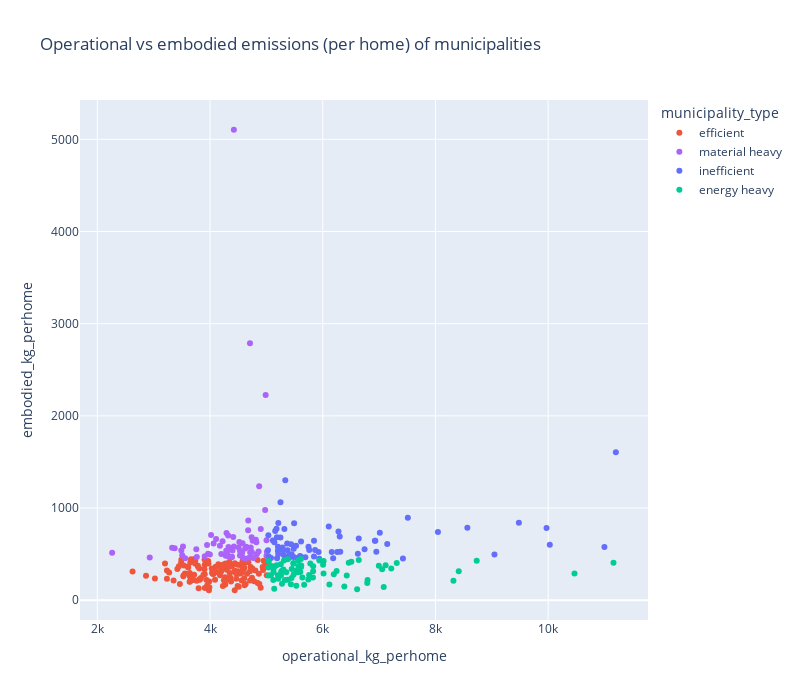

The cell this chart's notebook holds for it:
### Code cell
av_operational = gdf.operational_kg_perhome.mean()
av_embodied = gdf.embodied_kg_perhome.mean()

def classify_municipality(row): 
    operational_col = 'operational_kg_perhome'
    embodied_col = 'embodied_kg_perhome'
    if row[operational_col] > av_operational and row[embodied_col] > av_embodied: 
        return 'inefficient'
    elif row[operational_col] > av_operational and row[embodied_col] < av_embodied:
        return 'energy heavy'
    elif row[operational_col] < av_operational and row[embodied_col] > av_embodied:
        return 'material heavy'
    else:
        return 'efficient'
gdf['municipality_type'] = gdf.apply(lambda row: classify_municipality(row), axis=1)

color_dict = {
    'inefficient': '#636EFA', 
    'efficient': '#EF553B',
    'material heavy': '#AB63FA', 
    'energy heavy': '#00CC96'
}
fig = px.scatter(gdf, x='operational_kg_perhome', y='embodied_kg_perhome', 
                 # log_x=True, log_y=True, 
                 hover_name='municipality', color='municipality_type', color_discrete_map=color_dict, 
                 title="Operational vs embodied emissions (per home) of municipalities") 
fig.update_layout(width=800, height=700)
fig.show()

### Figure 1 — Plotly figure (JSON) as saved in the notebook; plotly's stock layout.template omitted (floating-point values rounded to 4 significant figures; data arrays with more than 128 entries replaced by an {"elided": "..."} marker saying what was removed)
{"data": [{"hovertemplate": "<b>%{hovertext}</b><br><br>municipality_type=efficient<br>operational_kg_perhome=%{x}<br>embodied_kg_perhome=%{y}<extra></extra>", "hovertext": {"elided": "131 str values"}, "legendgroup": "efficient", "marker": {"color": "#EF553B", "symbol": "circle"}, "mode": "markers", "name": "efficient", "orientation": "v", "showlegend": true, "type": "scatter", "x": {"elided": "131 int values"}, "xaxis": "x", "y": {"elided": "131 int values"}, "yaxis": "y"}, {"hovertemplate": "<b>%{hovertext}</b><br><br>municipality_type=material heavy<br>operational_kg_perhome=%{x}<br>embodied_kg_perhome=%{y}<extra></extra>", "hovertext": ["Pijnacker-Nootdorp", "Gemert-Bakel", "Olst-Wijhe", "Rijssen-Holten", "Borne", "Terschelling", "Dongen", "Westvoorne", "Weert", "Bunnik", "Uithoorn", "Deurne", "Dronten", "Maashorst", "Bunschoten", "Texel", "Súdwest-Fryslân", "Oudewater", "Scherpenzeel", "Hillegom", "Druten", "Gilze en Rijen", "Kaag en Braassem", "Katwijk", "Utrecht", "Reusel-De Mierden", "Heusden", "Zeewolde", "Wijk bij Duurstede", "Vlieland", "Gorinchem", "Heerenveen", "Noord-Beveland", "Ameland", "Almere", "Bladel", "Kapelle", "Helmond", "Ede", "Gouda", "Venlo", "Nieuwkoop", "Reimerswaal", "Maassluis", "Moerdijk", "Hendrik-Ido-Ambacht", "Diemen", "Goeree-Overflakkee", "Drimmelen", "Boekel", "Meierijstad", "Renswoude", "Heerde", "Opmeer", "Amstelveen", "Elburg", "Zwartewaterland", "Apeldoorn", "Zwolle", "Etten-Leur", "Goirle", "Noordoostpolder", "Dijk en Waard", "Leusden", "Vijfheerenlanden", "Urk", "Culemborg"], "legendgroup": "material heavy", "marker": {"color": "#AB63FA", "symbol": "circle"}, "mode": "markers", "name": "material heavy", "orientation": "v", "showlegend": true, "type": "scatter", "x": [4018, 4712, 4987, 4735, 4292, 4861, 4304, 4698, 4339, 4399, 3965, 4773, 4222, 4570, 4412, 4624, 4582, 4642, 4321, 3997, 4900, 4390, 4577, 4176, 2930, 5010, 4531, 3520, 4063, 4200, 3373, 4279, 3765, 4829, 2263, 4757, 4329, 3490, 4424, 3559, 4423, 4822, 4305, 3327, 4813, 4738, 4676, 4532, 4629, 4978, 4723, 4678, 4742, 4520, 4709, 4385, 4328, 4108, 3506, 3906, 4287, 5002, 3947, 4872, 5002, 4508, 3756], "xaxis": "x", "y": [708, 519, 2225, 463, 730, 529, 497, 464, 474, 538, 503, 457, 639, 515, 687, 561, 460, 580, 703, 496, 773, 472, 617, 590, 464, 525, 485, 582, 615, 501, 564, 483, 470, 499, 514, 646, 475, 538, 583, 454, 5104, 630, 536, 570, 656, 682, 758, 533, 451, 978, 572, 865, 522, 631, 2788, 467, 577, 665, 488, 477, 537, 481, 598, 1235, 650, 573, 552], "yaxis": "y"}, {"hovertemplate": "<b>%{hovertext}</b><br><br>municipality_type=inefficient<br>operational_kg_perhome=%{x}<br>embodied_kg_perhome=%{y}<extra></extra>", "hovertext": ["Dalfsen", "West Betuwe", "Lansingerland", "Altena", "Oldebroek", "Eersel", "Molenlanden", "Oirschot", "Losser", "Best", "Zuidplas", "Laarbeek", "Mook en Middelaar", "Bernheze", "Rozendaal", "Edam-Volendam", "Waddinxveen", "Lochem", "Tubbergen", "De Bilt", "Heiloo", "Hilvarenbeek", "Krimpenerwaard", "Bodegraven-Reeuwijk", "Sint-Michielsgestel", "Landsmeer", "Maasdriel", "Barneveld", "Bloemendaal", "Peel en Maas", "Voorst", "Lopik", "Neder-Betuwe", "Westerkwartier", "Raalte", "Coevorden", "Hardenberg", "Heeze-Leende", "Bergeijk", "De Ronde Venen", "Putten", "Nuenen, Gerwen en Nederwetten", "Ommen", "Aalsmeer", "Nederweert", "Rucphen", "Laren", "Baarle-Nassau", "De Wolden", "Hof van Twente", "Hattem", "Oss", "Buren", "Oisterwijk", "Zoeterwoude", "Westland", "Staphorst", "West Maas en Waal", "Blaricum", "Zaltbommel", "Alphen-Chaam", "Eijsden-Margraten", "Oosterhout", "Eemnes", "Horst aan de Maas", "Noordwijk", "Zeist", "Vught", "Someren", "Midden-Delfland", "Oegstgeest"], "legendgroup": "inefficient", "marker": {"color": "#636EFA", "symbol": "circle"}, "mode": "markers", "name": "inefficient", "orientation": "v", "showlegend": true, "type": "scatter", "x": [5369, 5082, 5376, 5353, 5249, 5115, 5938, 5035, 6259, 5484, 6279, 5287, 9047, 5615, 9480, 5527, 5319, 5597, 6160, 6951, 5028, 5212, 6185, 5747, 5845, 5760, 5548, 5180, 10029, 5692, 5927, 7423, 5142, 5484, 5448, 5273, 5189, 7144, 6311, 6742, 5210, 5612, 6301, 5041, 5302, 5844, 8566, 6933, 6623, 5339, 5250, 5404, 5864, 5156, 8044, 5403, 7510, 6107, 11201, 7013, 5439, 9971, 5204, 10998, 5335, 5186, 6639, 5205, 6925, 5492, 5289], "xaxis": "x", "y": [616, 459, 542, 459, 681, 648, 450, 706, 524, 558, 745, 573, 497, 638, 841, 590, 772, 480, 524, 525, 541, 837, 456, 580, 645, 546, 457, 774, 602, 467, 524, 452, 628, 470, 498, 550, 455, 609, 526, 553, 502, 472, 692, 474, 494, 475, 786, 645, 505, 462, 1063, 491, 546, 750, 740, 461, 894, 799, 1606, 732, 607, 782, 536, 577, 1302, 684, 670, 581, 645, 834, 547], "yaxis": "y"}, {"hovertemplate": "<b>%{hovertext}</b><br><br>municipality_type=energy heavy<br>operational_kg_perhome=%{x}<br>embodied_kg_perhome=%{y}<extra></extra>", "hovertext": ["Leudal", "Midden-Groningen", "Haarlemmermeer", "Heemstede", "Noordenveld", "Huizen", "Pekela", "Beek", "Beesel", "Oostzaan", "Voerendaal", "Berg en Dal", "Midden-Drenthe", "Drechterland", "Dinkelland", "Achtkarspelen", "Loon op Zand", "Medemblik", "Bronckhorst", "Baarn", "Zevenaar", "Dantumadiel", "Wierden", "Ooststellingwerf", "Berkelland", "De Fryske Marren", "Oude IJsselstreek", "Brummen", "Koggenland", "Westerveld", "Capelle aan den IJssel", "Ridderkerk", "Stadskanaal", "Valkenburg aan de Geul", "Leidschendam-Voorburg", "Borger-Odoorn", "Ermelo", "Rheden", "Bergen (NH.)", "Weststellingwerf", "Overbetuwe", "Asten", "Hellendoorn", "Rhenen", "Zundert", "Tytsjerksteradiel", "Westerwolde", "Epe", "Beverwijk", "Hollands Kroon", "Bergen (L.)", "Schagen", "Landgraaf", "Gooise Meren", "Beekdaelen", "Echt-Susteren", "Beuningen", "Meerssen", "Wijdemeren", "Uitgeest", "Gulpen-Wittem", "Maasgouw", "Geldrop-Mierlo", "Twenterand", "Wassenaar", "Ouder-Amstel", "Aa en Hunze", "Heumen", "Roerdalen", "Opsterland", "Wormerland", "Teylingen", "Lingewaard", "Tynaarlo", "Land van Cuijk", "Utrechtse Heuvelrug"], "legendgroup": "energy heavy", "marker": {"color": "#00CC96", "symbol": "circle"}, "mode": "markers", "name": "energy heavy", "orientation": "v", "showlegend": true, "type": "scatter", "x": [5758, 5328, 5378, 5263, 5566, 5139, 5434, 6610, 5639, 10467, 5829, 5613, 5447, 8732, 11159, 5601, 5830, 6639, 6006, 6426, 5449, 6014, 7116, 5826, 5038, 5779, 5204, 5484, 5255, 5558, 5041, 5090, 5670, 5122, 6383, 8413, 5034, 5208, 5570, 5618, 6508, 5941, 5528, 6461, 5180, 5311, 5571, 6118, 5142, 5616, 7054, 5481, 5531, 6196, 6790, 5277, 5040, 5259, 6995, 6246, 5272, 5127, 5080, 5217, 7313, 5302, 6795, 8319, 7082, 6016, 5744, 5375, 5125, 7216, 5479, 5353], "xaxis": "x", "y": [274, 220, 443, 310, 334, 125, 173, 120, 247, 291, 315, 447, 240, 427, 405, 306, 369, 436, 386, 269, 339, 290, 380, 245, 426, 399, 270, 279, 390, 304, 267, 371, 167, 220, 148, 313, 354, 233, 430, 377, 416, 430, 321, 406, 378, 431, 370, 170, 367, 360, 337, 404, 158, 282, 188, 178, 420, 272, 373, 318, 316, 307, 272, 254, 403, 334, 218, 210, 143, 425, 224, 221, 336, 343, 395, 304], "yaxis": "y"}], "layout": {"height": 700, "legend": {"title": {"text": "municipality_type"}, "tracegroupgap": 0}, "title": {"text": "Operational vs embodied emissions (per home) of municipalities"}, "width": 800, "xaxis": {"anchor": "y", "domain": [0, 1], "title": {"text": "operational_kg_perhome"}}, "yaxis": {"anchor": "x", "domain": [0, 1], "title": {"text": "embodied_kg_perhome"}}}}
